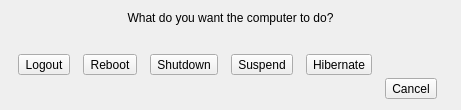
<?xml version="1.0" encoding="UTF-8"?>
<ui version="4.0">
 <class>Dialog</class>
 <widget class="QDialog" name="Dialog">
  <property name="geometry">
   <rect>
    <x>0</x>
    <y>0</y>
    <width>461</width>
    <height>110</height>
   </rect>
  </property>
  <property name="sizePolicy">
   <sizepolicy hsizetype="Expanding" vsizetype="Preferred">
    <horstretch>0</horstretch>
    <verstretch>0</verstretch>
   </sizepolicy>
  </property>
  <property name="windowTitle">
   <string>Leave</string>
  </property>
  <layout class="QVBoxLayout" name="verticalLayout_2">
   <item>
    <widget class="QLabel" name="label">
     <property name="text">
      <string>What do you want the computer to do?</string>
     </property>
     <property name="alignment">
      <set>Qt::AlignCenter</set>
     </property>
    </widget>
   </item>
   <item>
    <layout class="QHBoxLayout" name="horizontalLayout">
     <item>
      <widget class="QToolButton" name="logoutButton">
       <property name="text">
        <string>Logout</string>
       </property>
       <property name="iconSize">
        <size>
         <width>64</width>
         <height>64</height>
        </size>
       </property>
       <property name="toolButtonStyle">
        <enum>Qt::ToolButtonTextUnderIcon</enum>
       </property>
      </widget>
     </item>
     <item>
      <widget class="QToolButton" name="rebootButton">
       <property name="text">
        <string>Reboot</string>
       </property>
       <property name="iconSize">
        <size>
         <width>64</width>
         <height>64</height>
        </size>
       </property>
       <property name="toolButtonStyle">
        <enum>Qt::ToolButtonTextUnderIcon</enum>
       </property>
      </widget>
     </item>
     <item>
      <widget class="QToolButton" name="shutdownButton">
       <property name="text">
        <string>Shutdown</string>
       </property>
       <property name="toolButtonStyle">
        <enum>Qt::ToolButtonTextUnderIcon</enum>
       </property>
      </widget>
     </item>
     <item>
      <widget class="QToolButton" name="suspendButton">
       <property name="text">
        <string>Suspend</string>
       </property>
       <property name="toolButtonStyle">
        <enum>Qt::ToolButtonTextUnderIcon</enum>
       </property>
      </widget>
     </item>
     <item>
      <widget class="QToolButton" name="hibernateButton">
       <property name="text">
        <string>Hibernate</string>
       </property>
       <property name="toolButtonStyle">
        <enum>Qt::ToolButtonTextUnderIcon</enum>
       </property>
      </widget>
     </item>
     <item>
      <layout class="QVBoxLayout" name="verticalLayout">
       <item>
        <spacer name="verticalSpacer">
         <property name="orientation">
          <enum>Qt::Vertical</enum>
         </property>
         <property name="sizeHint" stdset="0">
          <size>
           <width>20</width>
           <height>40</height>
          </size>
         </property>
        </spacer>
       </item>
       <item>
        <widget class="QToolButton" name="cancelButton">
         <property name="text">
          <string>Cancel</string>
         </property>
         <property name="toolButtonStyle">
          <enum>Qt::ToolButtonTextBesideIcon</enum>
         </property>
        </widget>
       </item>
      </layout>
     </item>
    </layout>
   </item>
  </layout>
 </widget>
 <layoutdefault spacing="6" margin="11"/>
 <resources/>
 <connections/>
</ui>
